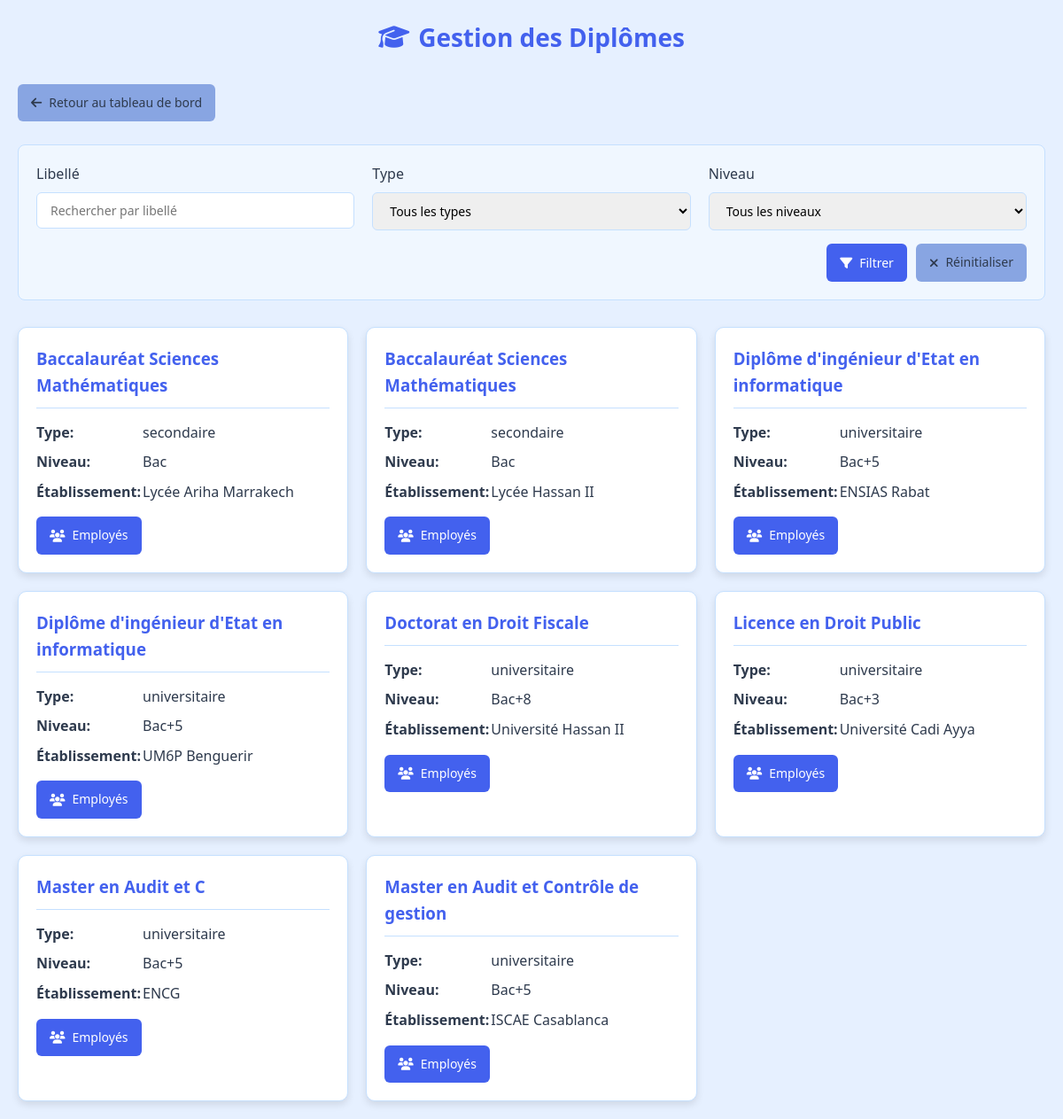
The app's page /stage/diplomes.php with its own data.
### tables this page shows
CREATE TABLE `diplome` (
  `id` int(11) NOT NULL,
  `Lib` varchar(56) DEFAULT NULL,
  `niveau` varchar(20) DEFAULT NULL,
  `etablissement` varchar(56) DEFAULT NULL,
  `annee` date DEFAULT NULL,
  `type` varchar(20) DEFAULT NULL,
  `PPR` int(11) DEFAULT NULL
);

### stage/diplomes.php (the view, shortened to what this page needs)
<?php
$db = Database::getInstance()->getConnection();
$filter_lib = $_GET['filter_lib'] ?? '';
$view_employees = isset($_GET['view_employees']);
$sql = "SELECT * FROM diplome WHERE 1=1";
$sql .= " ORDER BY Lib";
$stmt = $db->prepare($sql);
$stmt->execute();
$diplomes_list = $stmt->fetchAll(PDO::FETCH_ASSOC);
$current_diplome = null;
$employees = [];
$role = $_COOKIE['role'] ?? '';
?>
<!DOCTYPE html>
<html lang="fr">
<head>
    <link href="https://cdnjs.cloudflare.com/ajax/libs/font-awesome/6.4.0/css/all.min.css" rel="stylesheet">
</head>
<body>
    <div class="container">
        <h1>
            <i class="fas fa-graduation-cap"></i>
            <?= $view_employees ? "Employés avec ce diplôme" : "Gestion des Diplômes" ?>
        </h1>
        <a href="dash.php" class="btn btn-secondary">
            <i class="fas fa-arrow-left"></i> Retour au tableau de bord
        </a>
        <?php if ($view_employees && $current_diplome): ?>
            <a href="?" class="btn btn-secondary">
                <i class="fas fa-arrow-left"></i> Retour à la liste des diplômes
            </a>
            <br><br>
            <div class="diplome-card">
                <h3><?= htmlspecialchars($current_diplome['Lib']) ?></h3>
                <div class="diplome-info">
                    <p><strong>Type:</strong> <?= htmlspecialchars($current_diplome['type']) ?></p>
                    <p><strong>Niveau:</strong> <?= htmlspecialchars($current_diplome['niveau']) ?></p>
                    <p><strong>Établissement:</strong> <?= htmlspecialchars($current_diplome['etablissement']) ?></p>
                </div>
                <div class="action-buttons">
                    <?php if ($role === 'admin'): ?>
                    <a href="admin/diploms_edit.php?ID=<?= urlencode($current_diplome['id']) ?>" class="btn btn-warning">
                        <i class="fas fa-edit"></i> Modifier
                    </a>
                    <a href="?delete_id=<?= urlencode($current_diplome['id']) ?>" class="btn btn-danger" onclick="return confirm('Êtes-vous sûr de vouloir supprimer ce diplôme ?')">
                        <i class="fas fa-trash"></i> Supprimer
                    </a>
                    <?php endif; ?>
                </div>
            </div>
            <div class="employees-section">
                <h2><i class="fas fa-users"></i> Employés avec ce diplôme</h2>
                <?php if (count($employees) > 0): ?>
                    <div class="employees-list">
                        <?php foreach ($employees as $employee): ?>
                            <div class="employee-card">
                                <div class="employee-photo">
                                    <?php if (!empty($employee['img_profile'])): ?>
                                        <img alt="Photo de profil">
                                    <?php else: ?>
                                        <i class="fas fa-user"></i>
                                    <?php endif; ?>
                                </div>
                                <div class="employee-info">
                                    <div class="employee-name">
                                        <?= htmlspecialchars($employee['prenom']) ?> <?= htmlspecialchars($employee['nom']) ?>
                                    </div>
                                    <div class="employee-position">
                                        <?= htmlspecialchars($employee['fonction']) ?> - <?= htmlspecialchars($employee['grade']) ?>
                                    </div>
                                </div>
                            </div>
                        <?php endforeach; ?>
                    </div>
                <?php else: ?>
                    <div class="no-employees">
                        <i class="fas fa-info-circle"></i> Aucun employé trouvé avec ce diplôme
                    </div>
                <?php endif; ?>
            </div>
        <?php else: ?>
            <br><br>
            <div class="filter-section">
                <form method="GET" action="">
                    <div class="filter-row">
                        <div class="filter-group">
                            <label for="filter_lib">Libellé</label>
                            <input type="text" id="filter_lib" name="filter_lib" value="<?= htmlspecialchars($filter_lib) ?>" placeholder="Rechercher par libellé">
                        </div>
                        <div class="filter-group">
                            <label for="filter_type">Type</label>
                            <select id="filter_type" name="filter_type">
                                <option value="">Tous les types</option>
                            </select>
                        </div>
                        <div class="filter-group">
                            <label for="filter_niveau">Niveau</label>
                            <select id="filter_niveau" name="filter_niveau">
                                <option value="">Tous les niveaux</option>
                            </select>
                        </div>
                    </div>
                    <div class="filter-actions">
                        <button type="submit" class="btn btn-primary">
                            <i class="fas fa-filter"></i> Filtrer
                        </button>
                        <a href="?" class="btn btn-secondary">
                            <i class="fas fa-times"></i> Réinitialiser
                        </a>
                    </div>
                </form>
            </div>
            <?php if (count($diplomes_list) > 0): ?>
                <div class="diplomes-grid">
                    <?php foreach ($diplomes_list as $diplome): ?>
                        <div class="diplome-card">
                            <h3><?= htmlspecialchars($diplome['Lib']) ?></h3>
                            <div class="diplome-info">
                                <p><strong>Type:</strong> <?= htmlspecialchars($diplome['type']) ?></p>
                                <p><strong>Niveau:</strong> <?= htmlspecialchars($diplome['niveau']) ?></p>
                                <p><strong>Établissement:</strong> <?= htmlspecialchars($diplome['etablissement']) ?></p>
                            </div>
                            <div class="action-buttons">
                                <a href="?view_employees=true&id=<?= urlencode($diplome['id']) ?>" class="btn btn-primary">
                                    <i class="fas fa-users"></i> Employés
                                </a>
                            </div>
                        </div>
                    <?php endforeach; ?>
                </div>
            <?php else: ?>
                <div class="no-results">
                    <i class="fas fa-info-circle"></i> Aucun diplôme trouvé avec les critères sélectionnés
                </div>
            <?php endif; ?>
        <?php endif; ?>
    </div>
</body>
</html>

### stage/diplomes.php (style rules this page uses)
:root { --primary-blue: #4361ee; --secondary-blue: #88a5e2ff; --light-bg: #f0f7ff; --table-bg: #ffffff; --text-dark: #2e3a4d; --text-light: #ffffff; --border-color: #c5e0ff; --error-color: #e74c3c; --success-color: #2ecc71; }
* { box-sizing: border-box; margin: 0; padding: 0; font-family: 'Segoe UI', Tahoma, Geneva, Verdana, sans-serif; }
body { background-color: #e6f0ff; color: var(--text-dark); line-height: 1.6; padding: 20px; }
.container { max-width: 1200px; margin: 0 auto; }
h1 { color: var(--primary-blue); margin-bottom: 30px; text-align: center; font-size: 28px; display: flex; align-items: center; justify-content: center; gap: 10px; }
.filter-section { background-color: var(--light-bg); padding: 20px; border-radius: 8px; margin-bottom: 30px; border: 1px solid var(--border-color); }
.filter-row { display: flex; flex-wrap: wrap; gap: 20px; margin-bottom: 15px; }
.filter-group { flex: 1; min-width: 200px; }
label { display: block; margin-bottom: 8px; font-weight: 500; color: var(--text-dark); }
input[type="text"], select { width: 100%; padding: 10px 15px; border: 1px solid var(--border-color); border-radius: 6px; font-size: 14px; transition: all 0.3s ease; }
.filter-actions { display: flex; gap: 10px; justify-content: flex-end; }
.diplomes-grid { display: grid; grid-template-columns: repeat(auto-fill, minmax(300px, 1fr)); gap: 20px; margin-top: 30px; }
.diplome-card { background-color: var(--table-bg); border-radius: 10px; box-shadow: 0 4px 8px rgba(0, 0, 0, 0.1); padding: 20px; border: 1px solid var(--border-color); transition: transform 0.3s ease, box-shadow 0.3s ease; }
.diplome-card h3 { color: var(--primary-blue); margin-bottom: 15px; border-bottom: 1px solid var(--border-color); padding-bottom: 10px; }
.diplome-info { margin-bottom: 15px; }
.diplome-info p { margin-bottom: 8px; display: flex; }
.diplome-info strong { min-width: 120px; display: inline-block; }
.btn { display: inline-flex; align-items: center; gap: 8px; padding: 10px 15px; border-radius: 6px; font-size: 14px; font-weight: 500; cursor: pointer; transition: all 0.3s ease; text-decoration: none; border: none; }
.btn-primary { background-color: var(--primary-blue); color: white; }
.btn-secondary { background-color: var(--secondary-blue); color: var(--text-dark); }
.action-buttons { display: flex; gap: 10px; margin-top: 15px; }

### records on screen
diplome: Lib "Baccalauréat Sciences Mathématiques", type "secondaire", niveau "Bac", etablissement "Lycée Ariha Marrakech"
diplome: Lib "Baccalauréat Sciences Mathématiques", type "secondaire", niveau "Bac", etablissement "Lycée Hassan II"
diplome: Lib "Diplôme d'ingénieur d'Etat en informatique", type "universitaire", niveau "Bac+5", etablissement "ENSIAS Rabat"
diplome: Lib "Diplôme d'ingénieur d'Etat en informatique", type "universitaire", niveau "Bac+5", etablissement "UM6P Benguerir"
diplome: Lib "Doctorat en Droit Fiscale", type "universitaire", niveau "Bac+8", etablissement "Université Hassan II"
diplome: Lib "Licence en Droit Public", type "universitaire", niveau "Bac+3", etablissement "Université Cadi Ayya"
diplome: Lib "Master en Audit et C", type "universitaire", niveau "Bac+5", etablissement "ENCG"
diplome: Lib "Master en Audit et Contrôle de gestion", type "universitaire", niveau "Bac+5", etablissement "ISCAE Casablanca"
